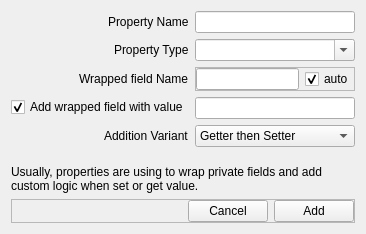
<?xml version="1.0" encoding="UTF-8"?>
<ui version="4.0">
 <class>AddPropertyDialog</class>
 <widget class="QWidget" name="AddPropertyDialog">
  <property name="windowModality">
   <enum>Qt::ApplicationModal</enum>
  </property>
  <property name="geometry">
   <rect>
    <x>0</x>
    <y>0</y>
    <width>366</width>
    <height>234</height>
   </rect>
  </property>
  <property name="windowTitle">
   <string>Add Property</string>
  </property>
  <layout class="QVBoxLayout" name="verticalLayout">
   <item>
    <layout class="QFormLayout" name="formLayout">
     <property name="labelAlignment">
      <set>Qt::AlignRight|Qt::AlignTrailing|Qt::AlignVCenter</set>
     </property>
     <item row="0" column="0">
      <widget class="QLabel" name="label">
       <property name="sizePolicy">
        <sizepolicy hsizetype="Fixed" vsizetype="Preferred">
         <horstretch>0</horstretch>
         <verstretch>0</verstretch>
        </sizepolicy>
       </property>
       <property name="text">
        <string>Property Name</string>
       </property>
      </widget>
     </item>
     <item row="0" column="1">
      <widget class="QLineEdit" name="lineEditPropName"/>
     </item>
     <item row="1" column="0">
      <widget class="QLabel" name="label_2">
       <property name="sizePolicy">
        <sizepolicy hsizetype="Fixed" vsizetype="Preferred">
         <horstretch>0</horstretch>
         <verstretch>0</verstretch>
        </sizepolicy>
       </property>
       <property name="text">
        <string>Property Type</string>
       </property>
      </widget>
     </item>
     <item row="1" column="1">
      <widget class="QComboBox" name="comboBoxPropType">
       <property name="editable">
        <bool>true</bool>
       </property>
       <property name="maxVisibleItems">
        <number>20</number>
       </property>
       <property name="insertPolicy">
        <enum>QComboBox::NoInsert</enum>
       </property>
      </widget>
     </item>
     <item row="2" column="0">
      <widget class="QLabel" name="label_3">
       <property name="sizePolicy">
        <sizepolicy hsizetype="Fixed" vsizetype="Preferred">
         <horstretch>0</horstretch>
         <verstretch>0</verstretch>
        </sizepolicy>
       </property>
       <property name="text">
        <string>Wrapped field Name</string>
       </property>
       <property name="alignment">
        <set>Qt::AlignLeading|Qt::AlignLeft|Qt::AlignVCenter</set>
       </property>
      </widget>
     </item>
     <item row="2" column="1">
      <widget class="QFrame" name="frame_2">
       <property name="sizePolicy">
        <sizepolicy hsizetype="Preferred" vsizetype="Fixed">
         <horstretch>0</horstretch>
         <verstretch>0</verstretch>
        </sizepolicy>
       </property>
       <property name="frameShape">
        <enum>QFrame::StyledPanel</enum>
       </property>
       <property name="frameShadow">
        <enum>QFrame::Raised</enum>
       </property>
       <layout class="QHBoxLayout" name="horizontalLayout_6">
        <property name="leftMargin">
         <number>0</number>
        </property>
        <property name="topMargin">
         <number>0</number>
        </property>
        <property name="rightMargin">
         <number>0</number>
        </property>
        <property name="bottomMargin">
         <number>0</number>
        </property>
        <item>
         <widget class="QLineEdit" name="lineEditWrappedName"/>
        </item>
        <item>
         <widget class="QCheckBox" name="checkBoxAutoNameWrapped">
          <property name="toolTip">
           <string>Grab the name from 'Property Name' field.
Convert it to 'private' style with _.</string>
          </property>
          <property name="text">
           <string>auto</string>
          </property>
          <property name="checked">
           <bool>true</bool>
          </property>
         </widget>
        </item>
       </layout>
      </widget>
     </item>
     <item row="3" column="1">
      <widget class="QLineEdit" name="lineEditDefaultValue"/>
     </item>
     <item row="4" column="0">
      <widget class="QLabel" name="label_5">
       <property name="sizePolicy">
        <sizepolicy hsizetype="Fixed" vsizetype="Preferred">
         <horstretch>0</horstretch>
         <verstretch>0</verstretch>
        </sizepolicy>
       </property>
       <property name="text">
        <string>Addition Variant</string>
       </property>
      </widget>
     </item>
     <item row="4" column="1">
      <widget class="QComboBox" name="comboBoxAddVariant">
       <item>
        <property name="text">
         <string>Getter then Setter</string>
        </property>
       </item>
       <item>
        <property name="text">
         <string>Setter then Getter</string>
        </property>
       </item>
       <item>
        <property name="text">
         <string>Getter only</string>
        </property>
       </item>
       <item>
        <property name="text">
         <string>Setter only</string>
        </property>
       </item>
      </widget>
     </item>
     <item row="3" column="0">
      <widget class="QCheckBox" name="checkBoxAddWrapped">
       <property name="text">
        <string>Add wrapped field with value</string>
       </property>
       <property name="checked">
        <bool>true</bool>
       </property>
      </widget>
     </item>
    </layout>
   </item>
   <item>
    <widget class="QLabel" name="label_4">
     <property name="sizePolicy">
      <sizepolicy hsizetype="Preferred" vsizetype="Fixed">
       <horstretch>0</horstretch>
       <verstretch>0</verstretch>
      </sizepolicy>
     </property>
     <property name="text">
      <string>Usually, properties are using to wrap private fields and add custom logic when set or get value.</string>
     </property>
     <property name="wordWrap">
      <bool>true</bool>
     </property>
     <property name="margin">
      <number>2</number>
     </property>
    </widget>
   </item>
   <item>
    <widget class="QFrame" name="frame">
     <property name="sizePolicy">
      <sizepolicy hsizetype="Preferred" vsizetype="Fixed">
       <horstretch>0</horstretch>
       <verstretch>0</verstretch>
      </sizepolicy>
     </property>
     <property name="frameShape">
      <enum>QFrame::StyledPanel</enum>
     </property>
     <property name="frameShadow">
      <enum>QFrame::Raised</enum>
     </property>
     <layout class="QHBoxLayout" name="horizontalLayout">
      <property name="leftMargin">
       <number>0</number>
      </property>
      <property name="topMargin">
       <number>0</number>
      </property>
      <property name="rightMargin">
       <number>0</number>
      </property>
      <property name="bottomMargin">
       <number>0</number>
      </property>
      <item>
       <spacer name="horizontalSpacer">
        <property name="orientation">
         <enum>Qt::Horizontal</enum>
        </property>
        <property name="sizeHint" stdset="0">
         <size>
          <width>40</width>
          <height>20</height>
         </size>
        </property>
       </spacer>
      </item>
      <item>
       <widget class="QPushButton" name="pushButtonCancel">
        <property name="text">
         <string>Cancel</string>
        </property>
       </widget>
      </item>
      <item>
       <widget class="QPushButton" name="pushButtonAdd">
        <property name="text">
         <string>Add</string>
        </property>
        <property name="autoDefault">
         <bool>true</bool>
        </property>
       </widget>
      </item>
     </layout>
    </widget>
   </item>
  </layout>
 </widget>
 <tabstops>
  <tabstop>lineEditPropName</tabstop>
  <tabstop>comboBoxPropType</tabstop>
  <tabstop>lineEditWrappedName</tabstop>
  <tabstop>checkBoxAutoNameWrapped</tabstop>
  <tabstop>checkBoxAddWrapped</tabstop>
  <tabstop>lineEditDefaultValue</tabstop>
  <tabstop>comboBoxAddVariant</tabstop>
  <tabstop>pushButtonAdd</tabstop>
  <tabstop>pushButtonCancel</tabstop>
 </tabstops>
 <resources/>
 <connections/>
</ui>
